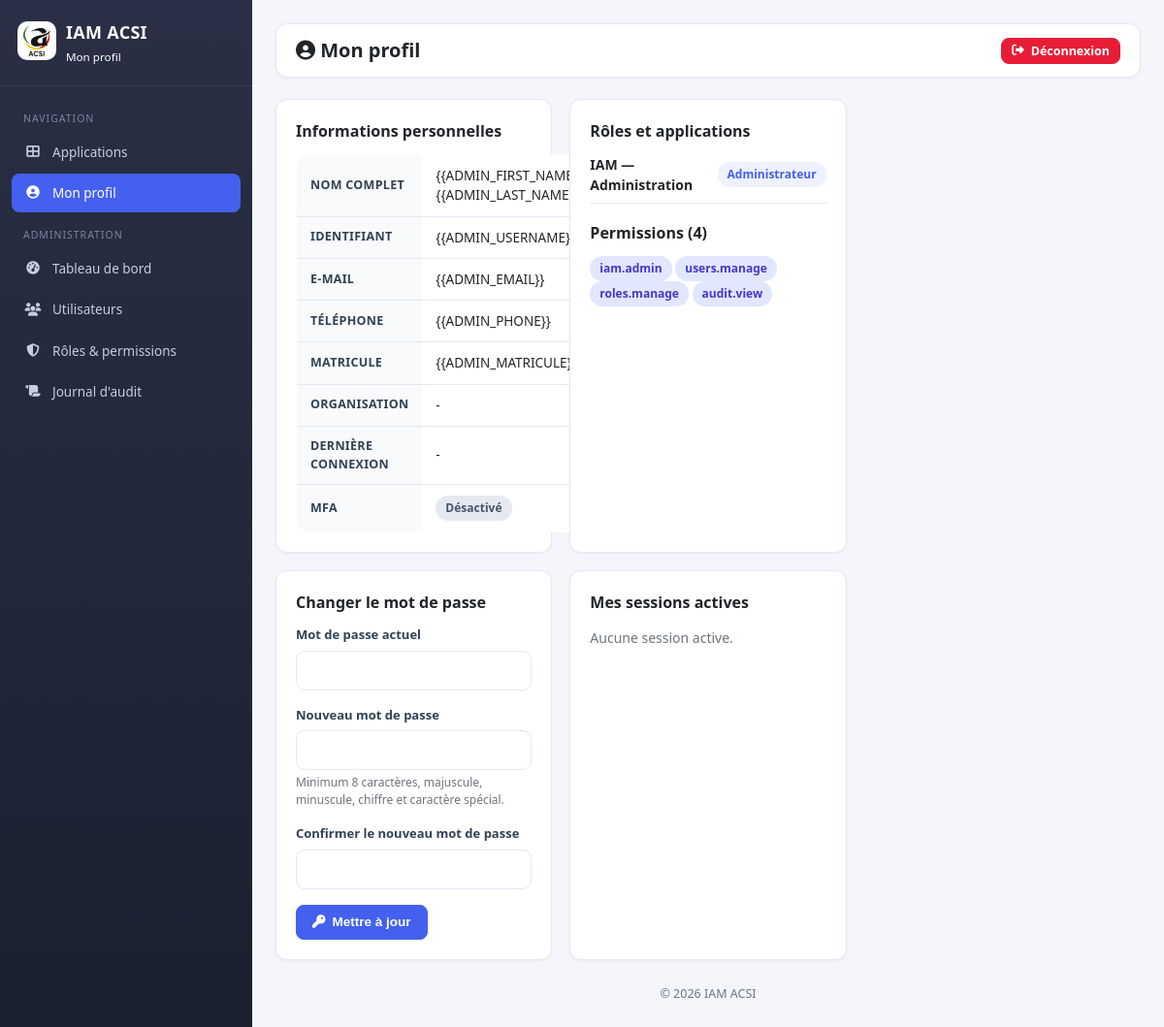
The app's page /profile.php (signed in) with its own data.
### tables this page shows
CREATE TABLE IF NOT EXISTS users (
  id                  INT AUTO_INCREMENT PRIMARY KEY,
  username            VARCHAR(100) NOT NULL,
  email               VARCHAR(190) NOT NULL,
  phone               VARCHAR(30)  NULL,
  password_hash       VARCHAR(255) NOT NULL,
  first_name          VARCHAR(100) NOT NULL,
  last_name           VARCHAR(100) NOT NULL,
  photo               VARCHAR(255) NULL,
  matricule           VARCHAR(50)  NULL,
  organization_id     INT          NULL,
  department          VARCHAR(100) NULL,
  service             VARCHAR(100) NULL,
  fonction            VARCHAR(100) NULL,
  status              ENUM('active','inactive','locked','pending') NOT NULL DEFAULT 'active',
  mfa_enabled         TINYINT(1) NOT NULL DEFAULT 0,
  must_change_password TINYINT(1) NOT NULL DEFAULT 1,
  failed_attempts     INT NOT NULL DEFAULT 0,
  locked_until        DATETIME NULL,
  last_login_at       DATETIME NULL,
  last_login_ip       VARCHAR(45) NULL,
  created_by          INT NULL,
  created_at          DATETIME NOT NULL DEFAULT CURRENT_TIMESTAMP,
  updated_at          DATETIME NOT NULL DEFAULT CURRENT_TIMESTAMP ON UPDATE CURRENT_TIMESTAMP,
  UNIQUE KEY uq_email (email),
  UNIQUE KEY uq_username (username),
  INDEX idx_users_org (organization_id),
  CONSTRAINT fk_users_org FOREIGN KEY (organization_id) REFERENCES organizations(id) ON DELETE SET NULL
);

CREATE TABLE IF NOT EXISTS applications (
  id          INT AUTO_INCREMENT PRIMARY KEY,
  code        VARCHAR(50)  NOT NULL,
  name        VARCHAR(190) NOT NULL,
  description TEXT NULL,
  url         VARCHAR(255) NOT NULL,
  logo        VARCHAR(255) NULL,
  color       VARCHAR(20)  NULL,
  icon        VARCHAR(100) NULL,
  client_id   VARCHAR(100) NULL,
  client_secret VARCHAR(255) NULL,
  redirect_uri  VARCHAR(255) NULL,
  scopes        VARCHAR(255) NULL,
  active      TINYINT(1) NOT NULL DEFAULT 1,
  sso_prompt  TINYINT(1) NOT NULL DEFAULT 1 COMMENT '1 = exiger la ressaisie des identifiants IAM sur accès direct (lien) ; 0 = accès seamless si session IAM valide',
  is_system   TINYINT(1) NOT NULL DEFAULT 0,
  bridge_config TEXT NULL COMMENT 'Pont de session locale (JSON) : DB app, champs de correspondance, clés de session, mapping de rôles',
  created_at  DATETIME NOT NULL DEFAULT CURRENT_TIMESTAMP,
  UNIQUE KEY uq_app_code (code)
);

CREATE TABLE IF NOT EXISTS roles (
  id          INT AUTO_INCREMENT PRIMARY KEY,
  name        VARCHAR(100) NOT NULL,
  code        VARCHAR(50)  NOT NULL,
  description TEXT NULL,
  is_system   TINYINT(1) NOT NULL DEFAULT 0,
  created_at  DATETIME NOT NULL DEFAULT CURRENT_TIMESTAMP,
  UNIQUE KEY uq_role_code (code)
);

CREATE TABLE IF NOT EXISTS permissions (
  id          INT AUTO_INCREMENT PRIMARY KEY,
  application_id INT NULL,
  name        VARCHAR(190) NOT NULL,
  code        VARCHAR(100) NOT NULL,
  description TEXT NULL,
  UNIQUE KEY uq_perm_code (code),
  CONSTRAINT fk_perm_app FOREIGN KEY (application_id) REFERENCES applications(id) ON DELETE CASCADE
);

### includes/functions.php (called while the page is built, shortened)
<?php
function iam_user_apps(int $user_id): array
{
    $db = db();
    $stmt = $db->prepare('SELECT a.id, a.code, a.name, a.description, a.url, a.logo, a.color, a.icon, a.is_system
        FROM applications a
        INNER JOIN user_roles ur ON ur.application_id = a.id AND ur.user_id = ?
        WHERE a.active = 1
        GROUP BY a.id
        ORDER BY a.name');
    $stmt->execute([$user_id]);
    return $stmt->fetchAll();
}
function iam_user_roles(int $user_id, ?int $app_id = null): array
{
    $db = db();
    if ($app_id !== null) {
        $stmt = $db->prepare('SELECT r.id, r.name, r.code
            FROM roles r INNER JOIN user_roles ur ON ur.role_id = r.id
            WHERE ur.user_id = ? AND ur.application_id = ?');
        $stmt->execute([$user_id, $app_id]);
    } else {
        $stmt = $db->prepare('SELECT r.id, r.name, r.code
            FROM roles r INNER JOIN user_roles ur ON ur.role_id = r.id
            WHERE ur.user_id = ?
            GROUP BY r.id');
        $stmt->execute([$user_id]);
    }
    return $stmt->fetchAll();
}
function iam_user_permissions(int $user_id, ?int $app_id = null): array
{
    $db = db();
    if ($app_id !== null) {
        $stmt = $db->prepare('SELECT DISTINCT p.id, p.code, p.name, p.description
            FROM permissions p
            INNER JOIN role_permissions rp ON rp.permission_id = p.id
            INNER JOIN user_roles ur ON ur.role_id = rp.role_id
            WHERE ur.user_id = ? AND p.application_id = ?');
        $stmt->execute([$user_id, $app_id]);
    } else {
        $stmt = $db->prepare('SELECT DISTINCT p.id, p.code, p.name, p.application_id
            FROM permissions p
            INNER JOIN role_permissions rp ON rp.permission_id = p.id
            INNER JOIN user_roles ur ON ur.role_id = rp.role_id
            WHERE ur.user_id = ?');
        $stmt->execute([$user_id]);
    }
    return $stmt->fetchAll();
}
function iam_user_is_admin(int $userId): bool
{
    $db = db();
    $stmt = $db->prepare('SELECT COUNT(*) FROM user_roles ur
        INNER JOIN roles r ON r.id = ur.role_id
        WHERE ur.user_id = ? AND r.code = ?');
    $stmt->execute([$userId, 'admin']);
    return $stmt->fetchColumn() > 0;
}

### profile.php (the view, shortened to what this page needs)
<?php
require_once __DIR__ . '/includes/functions.php';
$user = $_SESSION['iam_user'];
$uid  = (int) $user['id'];
$db   = db();
$stmt = $db->prepare('SELECT u.*, o.name AS org_name, o.type AS org_type FROM users u LEFT JOIN organizations o ON o.id = u.organization_id WHERE u.id = ?');
$stmt->execute([$uid]);
$full = $stmt->fetch();
$roles = iam_user_roles($uid);
$apps  = iam_user_apps($uid);
$perms = iam_user_permissions($uid);
$activeSessions = $db->prepare('SELECT * FROM sessions WHERE user_id = ? AND revoked = 0 ORDER BY created_at DESC');
$activeSessions->execute([$uid]);
$sessions = $activeSessions->fetchAll();
$isAdmin = iam_user_is_admin($uid);
?>
<!DOCTYPE html>
<html lang="fr">
<head>
<link rel="stylesheet" href="<?php echo htmlspecialchars(IAM_BASE_URL); ?>/assets/css/iam.css">
</head>
<body>
<div class="layout">
    <div class="sidebar" id="mobSidebar">
        <div class="sidebar-header">
            <div><img src="<?php echo htmlspecialchars(IAM_BASE_URL); ?>/images/acsi.jpg" class="brand-img" alt="ACSI"></div>
            <div><div class="brand"><?php echo htmlspecialchars(IAM_NAME); ?></div><small>Mon profil</small></div>
        </div>
        <nav class="sidebar-nav">
            <div class="nav-label">Navigation</div>
            <a href="<?php echo IAM_BASE_URL; ?>/portal.php"><i class="fas fa-th-large"></i> Applications</a>
            <a href="<?php echo IAM_BASE_URL; ?>/profile.php" class="active"><i class="fas fa-user-circle"></i> Mon profil</a>
            <?php if ($isAdmin): ?>
                <div class="nav-label">Administration</div>
                <a href="<?php echo IAM_BASE_URL; ?>/admin/"><i class="fas fa-gauge-high"></i> Tableau de bord</a>
                <a href="<?php echo IAM_BASE_URL; ?>/admin/users.php"><i class="fas fa-users"></i> Utilisateurs</a>
                <a href="<?php echo IAM_BASE_URL; ?>/admin/roles.php"><i class="fas fa-shield-halved"></i> Rôles &amp; permissions</a>
                <a href="<?php echo IAM_BASE_URL; ?>/admin/audit.php"><i class="fas fa-scroll"></i> Journal d'audit</a>
            <?php endif; ?>
        </nav>
    </div>
    <div class="main">
        <div class="topbar">
            <h1><i class="fas fa-user-circle"></i> Mon profil</h1>
            <a href="<?php echo IAM_BASE_URL; ?>/logout.php" class="btn btn-danger btn-sm"><i class="fas fa-right-from-bracket"></i> Déconnexion</a>
        </div>
        <div class="cards-grid">
            <div class="card">
                <div class="card-body">
                    <div class="card-title">Informations personnelles</div>
                    <table class="table">
                        <tr><th>Nom complet</th><td><?php echo htmlspecialchars($full['first_name'] . ' ' . $full['last_name']); ?></td></tr>
                        <tr><th>Identifiant</th><td><?php echo htmlspecialchars($full['username']); ?></td></tr>
                        <tr><th>E-mail</th><td><?php echo htmlspecialchars($full['email']); ?></td></tr>
                        <tr><th>Téléphone</th><td><?php echo htmlspecialchars($full['phone'] ?? '-'); ?></td></tr>
                        <tr><th>Matricule</th><td><?php echo htmlspecialchars($full['matricule'] ?? '-'); ?></td></tr>
                        <tr><th>Organisation</th><td><?php echo htmlspecialchars($full['org_name'] ?? '-'); ?></td></tr>
                        <tr><th>Dernière connexion</th><td><?php echo htmlspecialchars($full['last_login_at'] ?? '-'); ?></td></tr>
                        <tr><th>MFA</th><td><?php echo $full['mfa_enabled'] ? '<span class="badge badge-success">Activé</span>' : '<span class="badge badge-muted">Désactivé</span>'; ?></td></tr>
                    </table>
                </div>
            </div>
            <div class="card">
                <div class="card-body">
                    <div class="card-title">Rôles et applications</div>
                    <?php if (empty($apps)): ?>
                        <p class="text-muted">Aucune application attribuée.</p>
                    <?php else: ?>
                        <?php foreach ($apps as $a): ?>
                            <div class="d-flex justify-between align-center mb-2" style="border-bottom:1px solid var(--border); padding-bottom:8px;">
                                <span><strong><?php echo htmlspecialchars($a['name']); ?></strong></span>
                                <?php
                                    $appRoles = iam_user_roles($uid, (int) $a['id']);
                                    foreach ($appRoles as $r) {
                                        echo '<span class="badge badge-primary">' . htmlspecialchars($r['name']) . '</span> ';
                                    }
                                ?>
                            </div>
                        <?php endforeach; ?>
                    <?php endif; ?>
                    <div class="card-title mt-3">Permissions (<?php echo count($perms); ?>)</div>
                    <?php foreach ($perms as $p): ?>
                        <span class="badge badge-info"><?php echo htmlspecialchars($p['code']); ?></span>
                    <?php endforeach; ?>
                </div>
            </div>
        </div>
        <div class="cards-grid mt-3">
            <div class="card">
                <div class="card-body">
                    <div class="card-title">Changer le mot de passe</div>
                    <form method="POST" action="">
                        <div class="form-group">
                            <label>Mot de passe actuel</label>
                            <input type="password" name="current_password" class="form-control" required>
                        </div>
                        <div class="form-group">
                            <label>Nouveau mot de passe</label>
                            <input type="password" name="new_password" class="form-control" required>
                            <div class="form-hint">Minimum 8 caractères, majuscule, minuscule, chiffre et caractère spécial.</div>
                        </div>
                        <div class="form-group">
                            <label>Confirmer le nouveau mot de passe</label>
                            <input type="password" name="confirm_password" class="form-control" required>
                        </div>
                        <button type="submit" class="btn btn-primary"><i class="fas fa-key"></i> Mettre à jour</button>
                    </form>
                </div>
            </div>
            <div class="card">
                <div class="card-body">
                    <div class="card-title">Mes sessions actives</div>
                    <?php if (empty($sessions)): ?>
                        <p class="text-muted">Aucune session active.</p>
                    <?php endif; ?>
                </div>
            </div>
        </div>
        <div class="page-footer">&copy; <?php echo date('Y'); ?> <?php echo htmlspecialchars(IAM_NAME); ?></div>
    </div>
</div>
</body>
</html>

### assets/css/iam.css (style rules this page uses)
:root { --primary: #4361ee; --primary-dark: #3a0ca3; --primary-light: #eef2ff; --success: #2ec4b6; --danger: #e71d36; --warning: #f4a261; --dark: #1b2030; --muted: #6c757d; --bg: #f4f6fb; --card: #ffffff; --border: #e3e8f0; --radius: 12px; --sidebar-w: 260px; }
* { box-sizing: border-box; }
body { margin: 0; font-family: 'Segoe UI', system-ui, -apple-system, sans-serif; background: var(--bg); color: #212529; font-size: 14px; line-height: 1.5; }
a { text-decoration: none; color: var(--primary); }
img { max-width: 100%; }
.layout { display: flex; min-height: 100vh; }
.sidebar { width: var(--sidebar-w); background: linear-gradient(180deg, #2a2f45, #1b2030); color: #fff; position: fixed; top: 0; left: 0; bottom: 0; overflow-y: auto; z-index: 100; transition: transform .25s; }
.sidebar-header { padding: 20px 18px; border-bottom: 1px solid rgba(255,255,255,.08); display: flex; align-items: center; gap: 10px; }
.sidebar-header .brand-img { width: 40px; height: 40px; border-radius: 10px; object-fit: cover; flex-shrink: 0; }
.sidebar-header .brand { font-weight: 700; font-size: 18px; letter-spacing: .3px; }
.sidebar-nav { padding: 12px; }
.sidebar-nav a { display: flex; align-items: center; gap: 10px; color: #c7cede; padding: 10px 12px; border-radius: 8px; margin-bottom: 2px; font-size: 13.5px; transition: background .15s; }
.sidebar-nav a.active { background: var(--primary); color:#fff; }
.sidebar-nav .nav-label { text-transform: uppercase; font-size: 10.5px; color: #7c849c; padding: 14px 12px 6px; letter-spacing: 1px; }
.sidebar-nav i { width: 20px; text-align: center; }
.main { margin-left: var(--sidebar-w); flex: 1; padding: 24px; min-width: 0; }
.topbar { display: flex; justify-content: space-between; align-items: center; margin-bottom: 22px; background: var(--card); border: 1px solid var(--border); border-radius: var(--radius); padding: 12px 20px; box-shadow: 0 1px 3px rgba(16,24,40,.05); }
.topbar h1 { font-size: 20px; margin: 0; font-weight: 700; }
.cards-grid { display: grid; grid-template-columns: repeat(auto-fill, minmax(260px, 1fr)); gap: 18px; }
.card { background: var(--card); border: 1px solid var(--border); border-radius: var(--radius); box-shadow: 0 1px 3px rgba(16,24,40,.05); }
.card-body { padding: 20px; }
.card-title { font-size: 16px; font-weight: 700; margin: 0 0 12px; }
table.table { width: 100%; border-collapse: collapse; background: var(--card); border: 1px solid var(--border); border-radius: var(--radius); overflow: hidden; }
.table th, .table td { text-align: left; padding: 11px 14px; border-bottom: 1px solid var(--border); font-size: 13.5px; vertical-align: middle; }
.table th { background: #f8fafc; font-weight: 600; color: #334155; font-size: 12.5px; text-transform: uppercase; letter-spacing: .3px; }
.table tr:last-child td { border-bottom: none; }
.badge { display: inline-block; padding: 4px 10px; border-radius: 999px; font-size: 12px; font-weight: 600; }
.badge-info { background: #e0e7ff; color: #4338ca; }
.badge-muted { background: #e5e9f0; color: #475569; }
.badge-primary { background: var(--primary-light); color: var(--primary); }
.btn { display: inline-flex; align-items: center; gap: 7px; padding: 9px 16px; border: 1px solid transparent; border-radius: 8px; font-size: 13.5px; font-weight: 600; cursor: pointer; transition: all .15s; background: #e9ecf3; color: #1b2030; text-decoration: none; line-height: 1.2; }
.btn-primary { background: var(--primary); color: #fff; border-color: var(--primary); }
.btn-danger { background: var(--danger); color: #fff; border-color: var(--danger); }
.btn-sm { padding: 5px 10px; font-size: 12.5px; }
.form-group { margin-bottom: 16px; }
.form-group label { display: block; margin-bottom: 6px; font-weight: 600; font-size: 13px; color: #334155; }
.form-control, select.form-control, textarea.form-control { width: 100%; padding: 10px 12px; border: 1px solid var(--border); border-radius: 9px; font-size: 14px; background: #fff; color: #1b2030; transition: border .15s, box-shadow .15s; font-family: inherit; }
.form-hint { font-size: 12px; color: var(--muted); margin-top: 4px; }
.page-footer { margin-top: 26px; text-align: center; color: var(--muted); font-size: 12.5px; }
.text-muted { color: var(--muted); }
.mt-3 { margin-top: 18px; }
.mb-2 { margin-bottom: 12px; }
.d-flex { display: flex; }
.justify-between { justify-content: space-between; }
.align-center { align-items: center; }

### records on screen
users: first_name+last_name "{{ADMIN_FIRST_NAME}} {{ADMIN_LAST_NAME}}", username "{{ADMIN_USERNAME}}", email "{{ADMIN_EMAIL}}", phone "{{ADMIN_PHONE}}", matricule "{{ADMIN_MATRICULE}}", last_login_at "-"
applications: name "IAM — Administration"
roles: name "Administrateur"
permissions: code "iam.admin"
permissions: code "users.manage"
permissions: code "roles.manage"
permissions: code "audit.view"

### other values on screen
IAM_NAME "IAM ACSI"
$full['org_name'] "-"
count($perms) "4"
